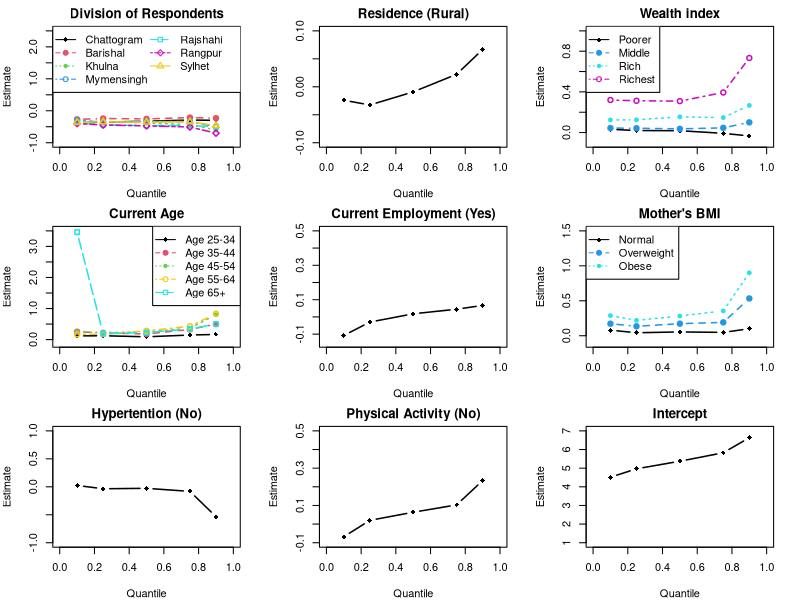

Reproduce this figure in R.


x<-c(0.10,0.25,0.50,0.75,0.90);x
par(mfrow=c(3,3), mar=c(4,4,2,2))

y1<-c(-0.376,-0.355,-0.32727,-0.28955,-0.3)
y2<-c(-0.27,-0.2425,-0.25455,-0.21343,-0.23333)
y3<-c(-0.34,-0.33,-0.38182,-0.43433,	-0.6)
y4<-c(-0.3,-0.3575,-0.33636,-0.33731,-0.5)
y5<-c(-0.372,-0.435,-0.46364,-0.4597,-0.5)
y6<-c(-0.4,-0.4475,-0.47273,-0.50746,-0.7)
y7<-c(-0.364,-0.3475,-0.35455,-0.34478,-0.46667)
plot(x,y1,type='b',main='Division of Respondents',lty=1,col=1,,pch=18,xlim=c(0,1),ylim=c(-1,2.5),xlab="Quantile",ylab="Estimate",lwd=1.5)
lines(x,y2,type='b',pch=19,col=2,lty=2,lwd=1.5)
lines(x,y3,type='b',pch=20,col=3,lty=3,lwd=1.5)
lines(x,y4,type='b',pch=21,col=4,lty=4,lwd=1.5)
lines(x,y5,type='b',pch=22,col=5,lty=5,lwd=1.5)
lines(x,y6,type='b',pch=23,col=6,lty=6,lwd=1.5)
lines(x,y7,type='b',pch=24,col=7,lty=7,lwd=1.5)
legend("topleft",c("Chattogram","Barishal","Khulna","Mymensingh","Rajshahi","Rangpur",
                   "Sylhet"),ncol=2,pch=c(18,19,20,21,22,23,24),col=c(1,2,3,4,5,6,7),lty=c(1,2,3,4,5,6,7))


rural<-c(-0.024,	-0.0325,	-0.00909,	0.02239,	0.06667)
plot(x,rural,type='b',main='Residence (Rural)',lty=1,col=1,,pch=18,xlim=c(0,1),ylim=c(-.1,0.1),lwd=1.5,xlab="Quantile",ylab="Estimate")


poorer<-c(0.032,	0.02,	0.01818,	-0.00746,	-0.03333)
middle<-c(0.044,	0.0425,	0.03636,	0.04627,	0.1)
Rich<-c(0.124,	0.125,	0.15455,	0.14776,	0.26667)
Richest<-c(0.32,	0.3125,	0.30909,	0.39403,	0.73333)
plot(x,poorer,type='b',main='Wealth index',lty=1,col=1,lwd=1.5,pch=18,xlim=c(0,1),ylim=c(-.1,1),xlab="Quantile",ylab="Estimate")
lines(x,middle,type='b',pch=19,col=4,lty=2,lwd=1.5)
lines(x,Rich,type='b',pch=20,col=5,lty=3,lwd=1.5)
lines(x,Richest,type='b',pch=21,col=6,lty=4,lwd=1.5)
legend("topleft",c("Poorer","Middle","Rich","Richest"),pch=c(18,19,20,21),col=c(1,4,5,6),lty=c(1,2,3,4))




age25<-c(0.12,	0.125,	0.09091,	0.14776,	0.16667)
age35<-c(0.252,	0.2175,	0.18182,	0.32836,	0.5)
age45<-c(0.252,	0.2275,	0.24545,	0.36866,	0.8)
age55<-c(0.168,	0.175,	0.28182,	0.42985,	0.83333)
age65<-c(3.45941,	0.1875,	0.22727,	0.34478,	0.5)
plot(x,age25,type='b',main='Current Age',lty=1,col=1,lwd=1.5,pch=18,xlim=c(0,1),ylim=c(-.1,3.5),xlab="Quantile",ylab="Estimate")
lines(x,age35,type='b',pch=19,col=2,lty=2,lwd=1.5)
lines(x,age45,type='b',pch=20,col=3,lty=3,lwd=1.5)
lines(x,age55,type='b',pch=21,col=7,lty=4,lwd=1.5)
lines(x,age65,type='b',pch=22,col=5,lty=5,lwd=1.5)
legend("topright",c("Age 25-34","Age 35-44","Age 45-54","Age 55-64","Age 65+"),
       pch=c(18,19,20,21,22),col=c(1,2,3,7,5),lty=c(1,2,3,4,5))



job<-c(-0.108,	-0.03,	0.01818,	0.04478,	0.06667)
plot(x,job,type='b',main='Current Employment (Yes)',lty=1,col=1,lwd=1.5,pch=18,xlim=c(0,1),ylim=c(-.15,0.5),xlab="Quantile",ylab="Estimate")


BMIn<-c(0.08,	0.0425,	0.05455,	0.04776,	0.1)
BMIo<-c(0.172,	0.135,	0.17273,	0.19104,	0.53333)
BMIob<-c(0.288,	0.22,	0.28182,	0.35522,	0.9)
plot(x,BMIn,type='b',main="Mother's BMI",lty=1,col=1,lwd=1.5,pch=18,xlim=c(0,1),ylim=c(-.1,1.5),xlab="Quantile",ylab="Estimate")
lines(x,BMIo,type='b',pch=19,col=4,lty=2,lwd=1.5)
lines(x,BMIob,type='b',pch=20,col=5,lty=3,lwd=1.5)
legend("topleft",c("Normal","Overweight","Obese"),pch=c(18,19,20),col=c(1,4,5),lty=c(1,2,3))

hyper<-c(0.024,	-0.035,	-0.02727,	-0.08209,	-0.53333)
plot(x,hyper,type='b',main='Hypertention (No)',lty=1,col=1,lwd=1.5,pch=18,xlim=c(0,1),ylim=c(-1,1),xlab="Quantile",ylab="Estimate")

physical<-c(-0.068,	0.02,	0.06364,	0.10299,	0.23333)
plot(x,physical,type='b',main='Physical Activity (No)',lty=1,col=1,lwd=1.5,pch=18,xlim=c(0,1),ylim=c(-.1,0.5),xlab="Quantile",ylab="Estimate")


INTERCEPT<-c(4.516,	4.965,	5.37273,	5.82687,	6.63333)
plot(x,INTERCEPT,type='b',main='Intercept',lty=1,col=1,lwd=1.5,pch=18,xlim=c(0,1),ylim=c(1,7),xlab="Quantile",ylab="Estimate")

